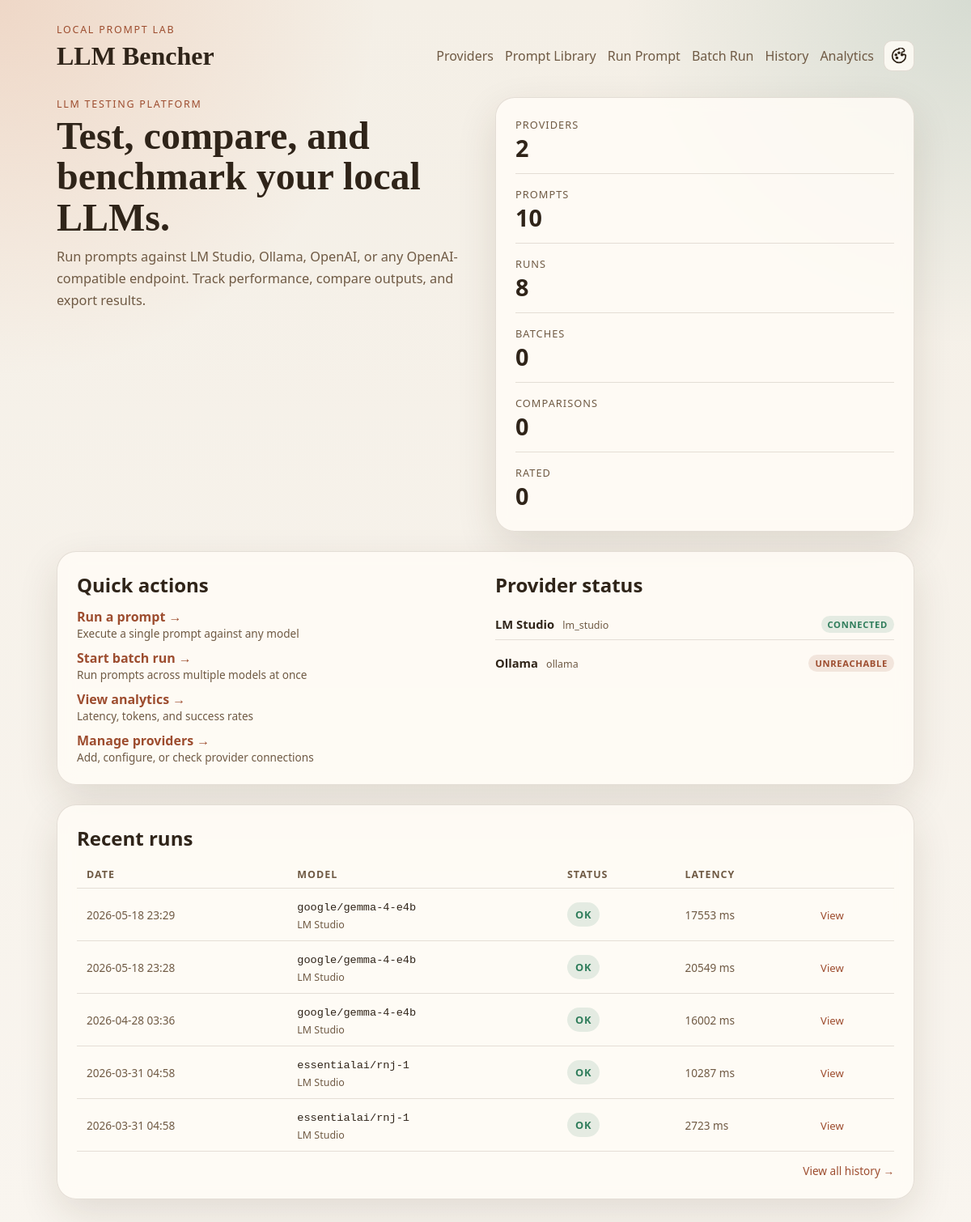
Before: / with the older database file.
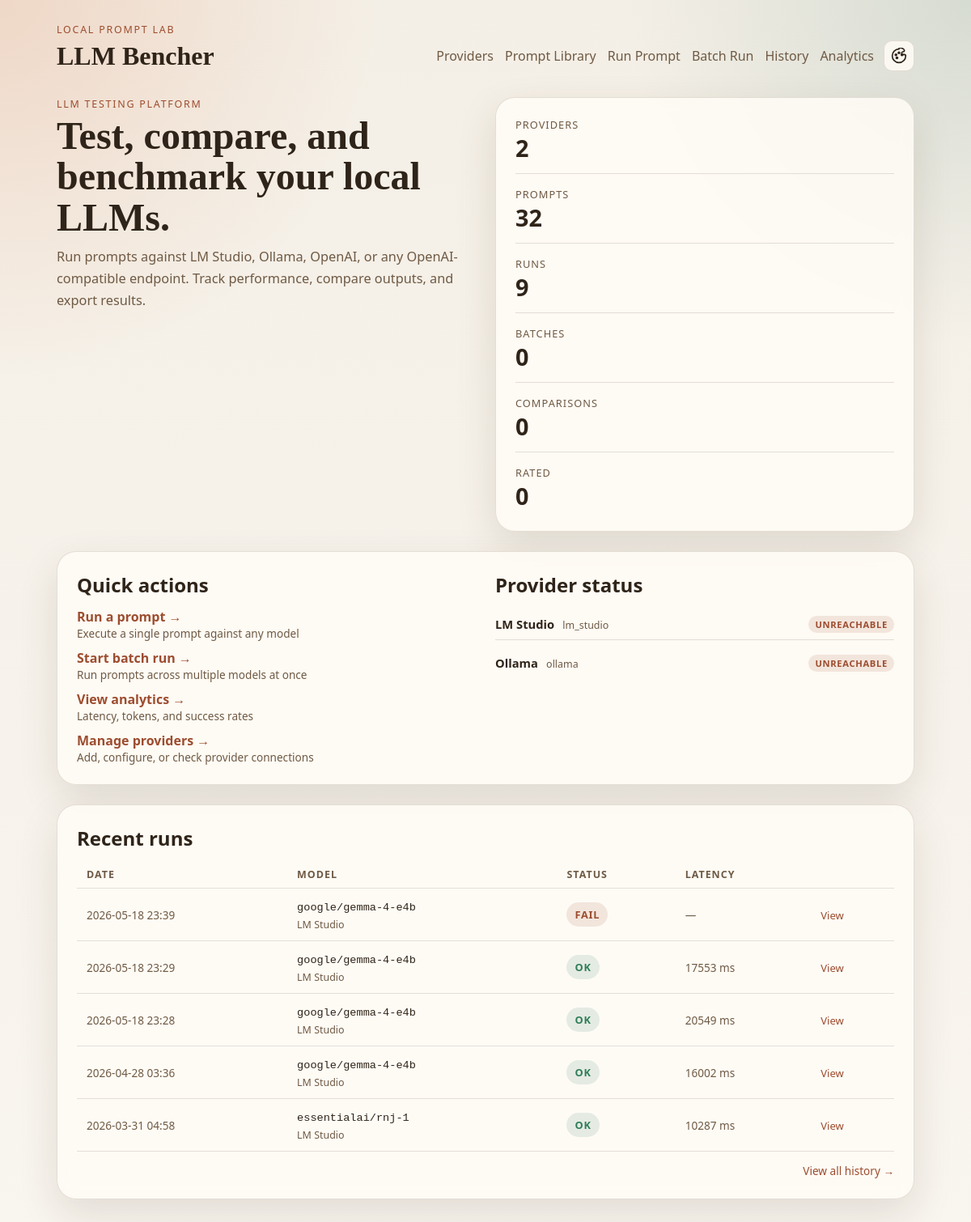
After: the same page with the newer database file.
### llm_bencher/models.py (models this page shows)
class TimestampMixin:
    created_at: Mapped[datetime] = mapped_column(
        DateTime(timezone=True),
        default=utc_now,
        nullable=False,
    )
    updated_at: Mapped[datetime] = mapped_column(
        DateTime(timezone=True),
        default=utc_now,
        onupdate=utc_now,
        nullable=False,
    )

class Provider(TimestampMixin, Base):
    __tablename__ = "providers"
    id: Mapped[int] = mapped_column(Integer, primary_key=True)
    slug: Mapped[str] = mapped_column(String(50), unique=True, nullable=False)
    name: Mapped[str] = mapped_column(String(100), nullable=False)
    kind: Mapped[ProviderKind] = mapped_column(Enum(ProviderKind), nullable=False)
    base_url: Mapped[str] = mapped_column(String(255), nullable=False)
    api_key: Mapped[str | None] = mapped_column(String(255))
    is_enabled: Mapped[bool] = mapped_column(Boolean, default=True, nullable=False)
    is_default: Mapped[bool] = mapped_column(Boolean, default=False, nullable=False)
    is_connected: Mapped[bool] = mapped_column(Boolean, default=False, nullable=False)
    last_health_check_at: Mapped[datetime | None] = mapped_column(DateTime(timezone=True))
    last_error: Mapped[str | None] = mapped_column(Text)
    models: Mapped[list["ProviderModel"]] = relationship(
        back_populates="provider",
        cascade="all, delete-orphan",
    )
    runs: Mapped[list["Run"]] = relationship(back_populates="provider")

class Run(TimestampMixin, Base):
    __tablename__ = "runs"
    id: Mapped[int] = mapped_column(Integer, primary_key=True)
    provider_id: Mapped[int] = mapped_column(ForeignKey("providers.id"), nullable=False)
    provider_model_id: Mapped[int | None] = mapped_column(ForeignKey("provider_models.id"))
    prompt_id: Mapped[int | None] = mapped_column(ForeignKey("prompt_definitions.id"))
    batch_id: Mapped[int | None] = mapped_column(ForeignKey("batch_runs.id"))
    status: Mapped[RunStatus] = mapped_column(
        Enum(RunStatus),
        default=RunStatus.PENDING,
        nullable=False,
    )
    model_identifier: Mapped[str] = mapped_column(String(255), nullable=False)
    model_name: Mapped[str | None] = mapped_column(String(255))
    system_prompt: Mapped[str | None] = mapped_column(Text)
    user_prompt: Mapped[str] = mapped_column(Text, nullable=False)
    template_inputs: Mapped[dict[str, Any]] = mapped_column(JSON, default=dict, nullable=False)
    temperature: Mapped[float | None] = mapped_column(Float)
    max_tokens: Mapped[int | None] = mapped_column(Integer)
    started_at: Mapped[datetime | None] = mapped_column(DateTime(timezone=True))
    completed_at: Mapped[datetime | None] = mapped_column(DateTime(timezone=True))
    failure_message: Mapped[str | None] = mapped_column(Text)
    provider: Mapped["Provider"] = relationship(back_populates="runs")
    provider_model: Mapped["ProviderModel"] = relationship(back_populates="runs")
    prompt: Mapped["PromptDefinition"] = relationship(back_populates="runs")
    batch: Mapped["BatchRun | None"] = relationship(back_populates="runs")
    result: Mapped["RunResult"] = relationship(
        back_populates="run",
        cascade="all, delete-orphan",
        uselist=False,
    )
    rating: Mapped["RunRating | None"] = relationship(
        back_populates="run",
        cascade="all, delete-orphan",
        uselist=False,
    )

class RunResult(Base):
    __tablename__ = "run_results"
    id: Mapped[int] = mapped_column(Integer, primary_key=True)
    run_id: Mapped[int] = mapped_column(ForeignKey("runs.id"), unique=True, nullable=False)
    raw_output_text: Mapped[str] = mapped_column(Text, nullable=False)
    response_metadata: Mapped[dict[str, Any]] = mapped_column(JSON, default=dict, nullable=False)
    latency_ms: Mapped[int | None] = mapped_column(Integer)
    prompt_tokens: Mapped[int | None] = mapped_column(Integer)
    completion_tokens: Mapped[int | None] = mapped_column(Integer)
    total_tokens: Mapped[int | None] = mapped_column(Integer)
    raw_payload: Mapped[dict[str, Any]] = mapped_column(JSON, default=dict, nullable=False)
    created_at: Mapped[datetime] = mapped_column(
        DateTime(timezone=True),
        default=utc_now,
        nullable=False,
    )
    run: Mapped["Run"] = relationship(back_populates="result")

### llm_bencher/web/routes.py (the view)
@router.get("/", response_class=HTMLResponse)
def home(request: Request) -> HTMLResponse:
    session_factory = request.app.state.session_factory
    with session_factory() as session:
        counts = _summary_counts(session)
        recent_runs = session.scalars(
            select(Run)
            .options(
                selectinload(Run.provider),
                selectinload(Run.result),
            )
            .order_by(Run.created_at.desc())
            .limit(5)
        ).all()
        providers = session.scalars(
            select(Provider).order_by(Provider.name)
        ).all()
    return _render(
        request, "home.html",
        counts=counts,
        recent_runs=recent_runs,
        providers=providers,
    )

### llm_bencher/templates/home.html (shortened to what this page needs)
{% extends "base.html" %}
{% block content %}
<section class="hero">
  <div>
    <p class="eyebrow">LLM Testing Platform</p>
    <h1>Test, compare, and benchmark your local LLMs.</h1>
    <p class="lede">
      Run prompts against LM Studio, Ollama, OpenAI, or any OpenAI-compatible endpoint.
      Track performance, compare outputs, and export results.
    </p>
  </div>
  <div class="panel stat-grid">
    <article>
      <span class="stat-label">Providers</span>
      <strong>{{ counts.providers }}</strong>
    </article>
    <article>
      <span class="stat-label">Prompts</span>
      <strong>{{ counts.prompts }}</strong>
    </article>
    <article>
      <span class="stat-label">Runs</span>
      <strong>{{ counts.runs }}</strong>
    </article>
    <article>
      <span class="stat-label">Batches</span>
      <strong>{{ counts.batches }}</strong>
    </article>
    <article>
      <span class="stat-label">Comparisons</span>
      <strong>{{ counts.comparisons }}</strong>
    </article>
    <article>
      <span class="stat-label">Rated</span>
      <strong>{{ counts.rated }}</strong>
    </article>
  </div>
</section>
<section class="panel section-grid">
  <article>
    <h2>Quick actions</h2>
    <ul style="list-style:none;padding:0;margin:0;">
      <li style="margin-bottom:10px;">
        <a href="{{ url_for('new_run_page') }}" style="color:var(--accent);text-decoration:none;font-weight:600;">Run a prompt &rarr;</a>
        <span style="display:block;font-size:0.85rem;color:var(--muted);">Execute a single prompt against any model</span>
      </li>
      <li style="margin-bottom:10px;">
        <a href="{{ url_for('batch_run_page') }}" style="color:var(--accent);text-decoration:none;font-weight:600;">Start batch run &rarr;</a>
        <span style="display:block;font-size:0.85rem;color:var(--muted);">Run prompts across multiple models at once</span>
      </li>
      <li style="margin-bottom:10px;">
        <a href="{{ url_for('analytics_page') }}" style="color:var(--accent);text-decoration:none;font-weight:600;">View analytics &rarr;</a>
        <span style="display:block;font-size:0.85rem;color:var(--muted);">Latency, tokens, and success rates</span>
      </li>
      <li>
        <a href="{{ url_for('providers_page') }}" style="color:var(--accent);text-decoration:none;font-weight:600;">Manage providers &rarr;</a>
        <span style="display:block;font-size:0.85rem;color:var(--muted);">Add, configure, or check provider connections</span>
      </li>
    </ul>
  </article>
  <article>
    <h2>Provider status</h2>
    {% if providers %}
    <ul style="list-style:none;padding:0;margin:0;">
      {% for p in providers %}
      <li style="display:flex;justify-content:space-between;align-items:center;padding:8px 0;{% if not loop.last %}border-bottom:1px solid var(--border);{% endif %}">
        <div>
          <strong style="font-size:0.92rem;">{{ p.name }}</strong>
          <span style="font-size:0.78rem;color:var(--muted);margin-left:6px;">{{ p.kind.value }}</span>
        </div>
        <div>
          {% if p.is_connected %}
          <span class="badge badge-ready" style="font-size:0.7rem;padding:3px 8px;">Connected</span>
          {% elif p.last_health_check_at %}
          <span class="badge badge-error" style="font-size:0.7rem;padding:3px 8px;">Unreachable</span>
          {% else %}
          <span class="badge badge-muted" style="font-size:0.7rem;padding:3px 8px;">Not checked</span>
          {% endif %}
        </div>
      </li>
      {% endfor %}
    </ul>
    {% else %}
    <p style="color:var(--muted);font-size:0.9rem;">No providers configured.</p>
    {% endif %}
  </article>
</section>
{% if recent_runs %}
<section class="panel">
  <h2>Recent runs</h2>
  <table style="width:100%;border-collapse:collapse;">
    <thead>
      <tr style="border-bottom:1px solid var(--border);text-align:left;">
        <th style="padding:8px 12px;font-size:0.78rem;text-transform:uppercase;letter-spacing:0.08em;color:var(--muted);">Date</th>
        <th style="padding:8px 12px;font-size:0.78rem;text-transform:uppercase;letter-spacing:0.08em;color:var(--muted);">Model</th>
        <th style="padding:8px 12px;font-size:0.78rem;text-transform:uppercase;letter-spacing:0.08em;color:var(--muted);">Status</th>
        <th style="padding:8px 12px;font-size:0.78rem;text-transform:uppercase;letter-spacing:0.08em;color:var(--muted);">Latency</th>
        <th style="padding:8px 12px;"></th>
      </tr>
    </thead>
    <tbody>
      {% for run in recent_runs %}
      <tr style="border-bottom:1px solid var(--border);">
        <td style="padding:10px 12px;font-size:0.85rem;color:var(--muted);">{{ run.created_at.strftime("%Y-%m-%d %H:%M") }}</td>
        <td style="padding:10px 12px;">
          <code style="font-size:0.85rem;">{{ run.model_name or run.model_identifier }}</code>
          {% if run.provider %}<br><span style="font-size:0.78rem;color:var(--muted);">{{ run.provider.name }}</span>{% endif %}
        </td>
        <td style="padding:10px 12px;">
          {% if run.status.value == "succeeded" %}
          <span class="badge badge-ready">OK</span>
          {% elif run.status.value == "failed" %}
          <span class="badge badge-error">Fail</span>
          {% else %}
          <span class="badge badge-muted">{{ run.status.value | capitalize }}</span>
          {% endif %}
        </td>
        <td style="padding:10px 12px;font-size:0.85rem;color:var(--muted);">
          {% if run.result and run.result.latency_ms is not none %}{{ run.result.latency_ms }} ms{% else %}&mdash;{% endif %}
        </td>
        <td style="padding:10px 12px;">
          <a href="{{ url_for('run_detail_page', run_id=run.id) }}" style="font-size:0.82rem;color:var(--accent);text-decoration:none;">View</a>
        </td>
      </tr>
      {% endfor %}
    </tbody>
  </table>
  <div style="margin-top:12px;text-align:right;">
    <a href="{{ url_for('history_page') }}" style="font-size:0.85rem;color:var(--accent);text-decoration:none;">View all history &rarr;</a>
  </div>
</section>
{% endif %}
{% endblock %}

### llm_bencher/templates/base.html (shortened to what this page needs)
<!DOCTYPE html>
<html lang="en">
  <head>
    <link rel="stylesheet" href="{{ url_for('static', path='/css/app.css') }}">
  </head>
  <body>
    <div class="page-shell">
      <header class="topbar">
        <div>
          <p class="eyebrow">Local Prompt Lab</p>
          <a class="brand" href="{{ url_for('home') }}">{{ app_name }}</a>
        </div>
        <div class="topbar-actions">
          <nav class="nav">
            <a href="{{ url_for('providers_page') }}">Providers</a>
            <a href="{{ url_for('prompts_page') }}">Prompt Library</a>
            <a href="{{ url_for('new_run_page') }}">Run Prompt</a>
            <a href="{{ url_for('batch_run_page') }}">Batch Run</a>
            <a href="{{ url_for('history_page') }}">History</a>
            <a href="{{ url_for('analytics_page') }}">Analytics</a>
          </nav>
          <div class="theme-picker" id="theme-picker" data-open="false">
            <button
              type="button"
              class="theme-picker__button"
              id="theme-picker-button"
              aria-haspopup="true"
              aria-expanded="false"
              aria-label="Change theme"
              title="Change theme"
            >
            </button>
          </div>
        </div>
      </header>
      <main class="content">
        {% block content %}{% endblock %}
      </main>
    </div>
  </body>
</html>

### llm_bencher/static/css/app.css (style rules this page uses)
:root, :root[data-theme="sepia"] { --bg: #f4efe6; --bg-accent: #ead9c7; --surface: rgba(255, 252, 246, 0.85); --surface-strong: #fffaf2; --border: rgba(75, 47, 24, 0.14); --text: #2f2419; --muted: #6f5a44; --accent: #9d4d2f; --accent-soft: #d66d3a; --ready: #2f7d5b; --shadow: 0 18px 50px rgba(58, 38, 20, 0.12); --body-bg: radial-gradient(circle at top left, rgba(214, 109, 58, 0.18), transparent 24%), radial-gradient(circle at top right, rgba(61, 120, 107, 0.16), transparent 22%), linear-gradient(180deg, var(--bg) 0%, #f9f5ef 100%); font-family: "Aptos", "Trebuchet MS", "Segoe UI", sans-serif; }
* { box-sizing: border-box; }
body { margin: 0; color: var(--text); background: var(--body-bg, var(--bg)); transition: background-color 0.2s ease, color 0.2s ease; }
a { color: inherit; }
.page-shell { max-width: 1100px; margin: 0 auto; padding: 28px 20px 48px; }
.topbar { display: flex; gap: 20px; justify-content: space-between; align-items: flex-end; margin-bottom: 32px; }
.brand { font-family: "Georgia", "Times New Roman", serif; font-size: 2rem; font-weight: 700; text-decoration: none; }
.eyebrow { margin: 0 0 6px; color: var(--accent); font-size: 0.78rem; letter-spacing: 0.14em; text-transform: uppercase; }
.nav { display: flex; flex-wrap: wrap; gap: 14px; }
.nav a { text-decoration: none; color: var(--muted); }
.content { display: grid; gap: 24px; }
.hero, .section-grid, .section-header, .card-list { display: grid; gap: 24px; }
.hero, .section-grid { grid-template-columns: repeat(auto-fit, minmax(280px, 1fr)); }
.hero h1, .section-header h1 { margin: 0; font-family: "Georgia", "Times New Roman", serif; font-size: clamp(2rem, 4vw, 3.6rem); line-height: 1.05; }
.lede { margin: 10px 0 0; max-width: 62ch; color: var(--muted); font-size: 1.02rem; line-height: 1.65; }
.panel { padding: 24px; border: 1px solid var(--border); border-radius: 24px; background: var(--surface); box-shadow: var(--shadow); backdrop-filter: blur(10px); }
.stat-grid { display: grid; gap: 16px; }
.stat-grid article { padding-bottom: 12px; border-bottom: 1px solid var(--border); }
.stat-grid article:last-child { border-bottom: 0; padding-bottom: 0; }
.stat-label, dt { display: block; color: var(--muted); font-size: 0.8rem; letter-spacing: 0.08em; text-transform: uppercase; }
strong { font-size: 1.8rem; }
ul { margin: 0; padding-left: 20px; }
li + li { margin-top: 8px; }
.card-head h2, .panel h2 { margin: 0 0 12px; }
.badge { display: inline-flex; align-items: center; padding: 6px 10px; border-radius: 999px; font-size: 0.8rem; font-weight: 700; text-transform: uppercase; letter-spacing: 0.06em; }
.badge-ready { background: rgba(47, 125, 91, 0.12); color: var(--ready); }
.badge-error { background: rgba(157, 77, 47, 0.12); color: var(--accent); }
.theme-picker { position: relative; display: inline-block; }
.theme-picker__button { display: inline-flex; align-items: center; justify-content: center; width: 38px; height: 38px; padding: 0; border-radius: 10px; border: 1px solid var(--border); background: var(--surface); color: var(--text); cursor: pointer; transition: background 0.15s, border-color 0.15s, transform 0.15s; }
.theme-picker__button svg { width: 20px; height: 20px; display: block; }
.topbar-actions { display: flex; align-items: center; gap: 12px; }

Changed rows visible on the page:
no longer on this page (row unchanged): Run: created_at "2026-03-31 04:58", model_name "essentialai/rnj-1", provider.name "LM Studio", status "OK", result.latency_ms "2723"
changed Provider "LM Studio": is_connected "CONNECTED" → "UNREACHABLE"
added Run: created_at "2026-05-18 23:39", model_name "google/gemma-4-e4b", provider.name "LM Studio", status "FAIL"
Other visible differences:
{{ counts.prompts }}: "10" → "32"
{{ counts.runs }}: "8" → "9"
